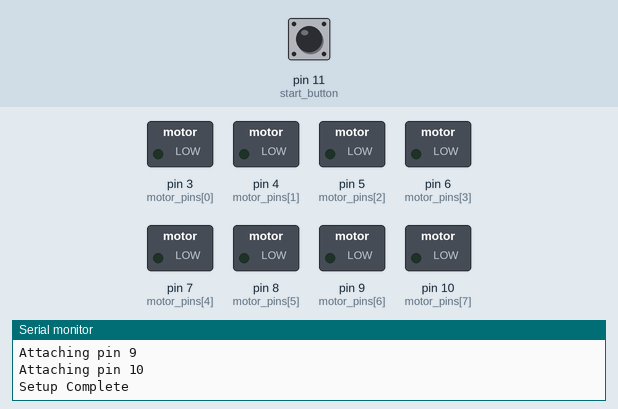
The sketch below on a simulated Arduino Uno, built with avr-gcc and run on an emulated ATmega328P. Parts: switched loads named in the sketch (green lamp = pin HIGH), the last lines printed to the serial monitor. Dashed ring = blinking. The test bench sets the inputs (shaded band); at power-on: pin 11 (start_button) HIGH. Random numbers use the default seed unless the sketch sets one.

Above: at 1.3 s.
1.4 s: pin 11 (start_button) pulled LOW for 3.2 s
At 2.2 s:
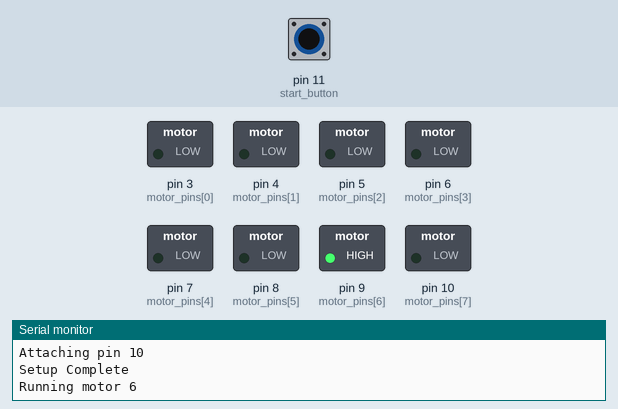
6.9 s: pin 11 (start_button) pulled LOW for 3.2 s
At 8.6 s:
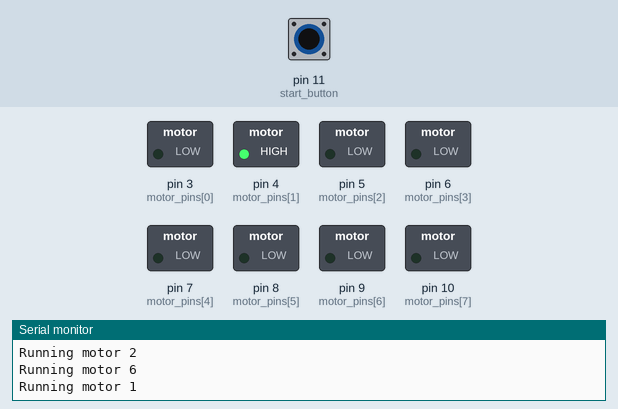
12.4 s: pin 11 (start_button) pulled LOW for 3.2 s
At 13.2 s:
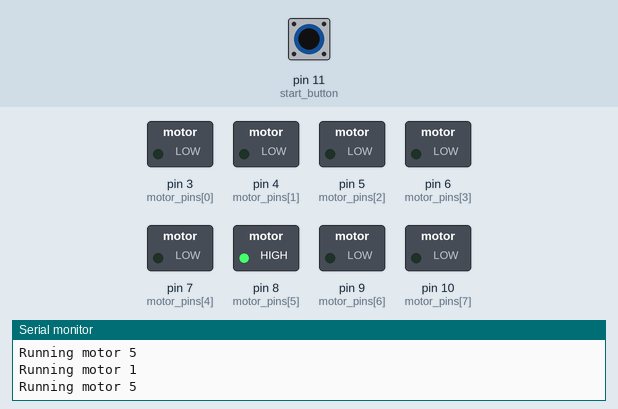
17.9 s: pin 11 (start_button) pulled LOW for 3.2 s
At 18.7 s:
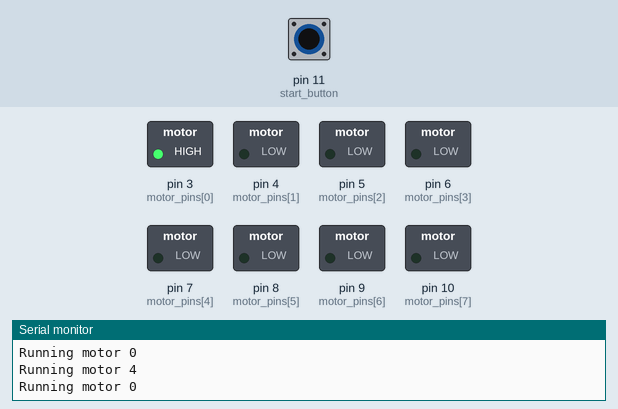
23.4 s: pin 11 (start_button) pulled LOW for 0.15 s
At 24.0 s:
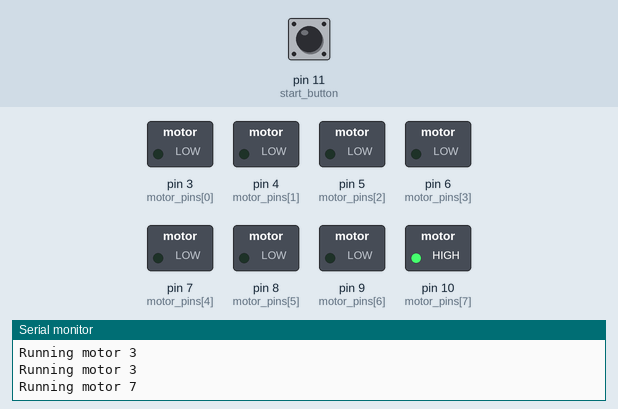
Timing chart, 0 to 26.4 s (numbered marks = the images above; inputs shaded):
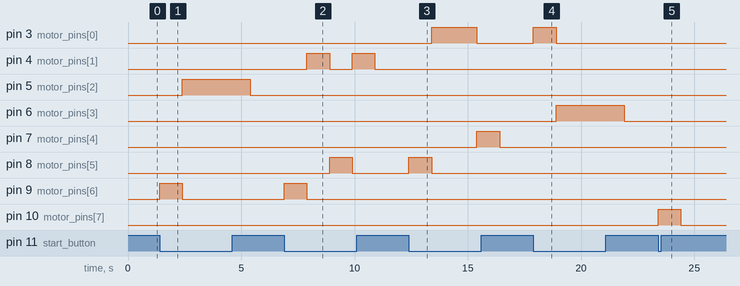

The sketch:

Direction_test.ino
```cpp
//Motor and Buttons
int motor_pins[8] = {3,4,5,6,7,8,9,10};
int timer_stop_pin = 2; // Needs to be an interrupt pin
int start_button = 11;
int motor_num = 0;
int run_time = 1000;


// States
enum states {wait, run_motor};
states state = wait;

void setup() {
  Serial.begin(9600);
  Serial.println("Beginning Setup");
//  // Attaching Interrupt
//  pinMode(timer_stop_pin, INPUT_PULLUP);
//  attachInterrupt(digitalPinToInterrupt(timer_stop_pin),button_press,FALLING); // interrupt pin to switch which motor will buzz
  // Attach Start Button
  pinMode(start_button, INPUT_PULLUP);
  // Attach each motor
  for (int i = 0; i < 8; i++) {
    Serial.print("Attaching pin ");
    Serial.println(motor_pins[i]);
    pinMode(motor_pins[i], OUTPUT); // initialize all motor pins to just digital output
  }
  Serial.println("Setup Complete");

}

void loop() {
  // put your main code here, to run repeatedly:

  switch (state) {
    case wait:
      // Case for starting the program
      if (digitalRead(start_button) == LOW) {
        randomSeed(micros());
        // select a random motor
        state = run_motor;
        motor_num = random(0,8);
        Serial.print("Running motor ");
        Serial.println(motor_num);
      }
      break;
    case run_motor:
      // just run the motor
      digitalWrite(motor_pins[motor_num], HIGH);
      delay(run_time);
      digitalWrite(motor_pins[motor_num], LOW);
      state = wait;
      break;
    default:
      break;
  }
}
```

Measured:
- after the input at 1.4 s, pin 5 (motor_pins[2]): LOW → HIGH after 1.0 s, → LOW 3.0 s later; pin 9 (motor_pins[6]): LOW → HIGH at once, → LOW 1.0 s later
- after the input at 6.9 s, pin 4 (motor_pins[1]): alternates HIGH for 1.0 s and LOW for 1.0 s, starting after 1.0 s; pin 8 (motor_pins[5]): LOW → HIGH after 2.0 s, → LOW 1.0 s later; pin 9 (motor_pins[6]): LOW → HIGH at once, → LOW 1.0 s later
- after the input at 12.4 s, pin 3 (motor_pins[0]): LOW → HIGH after 1.0 s, → LOW 2.0 s later; pin 7 (motor_pins[4]): LOW → HIGH after 3.0 s, → LOW 1.0 s later; pin 8 (motor_pins[5]): LOW → HIGH at once, → LOW 1.0 s later
- after the input at 17.9 s, pin 3 (motor_pins[0]): LOW → HIGH at once, → LOW 1.0 s later; pin 6 (motor_pins[3]): LOW → HIGH after 1.0 s, → LOW 3.0 s later
- after the input at 23.4 s, pin 10 (motor_pins[7]): LOW → HIGH at once, → LOW 1.0 s later
